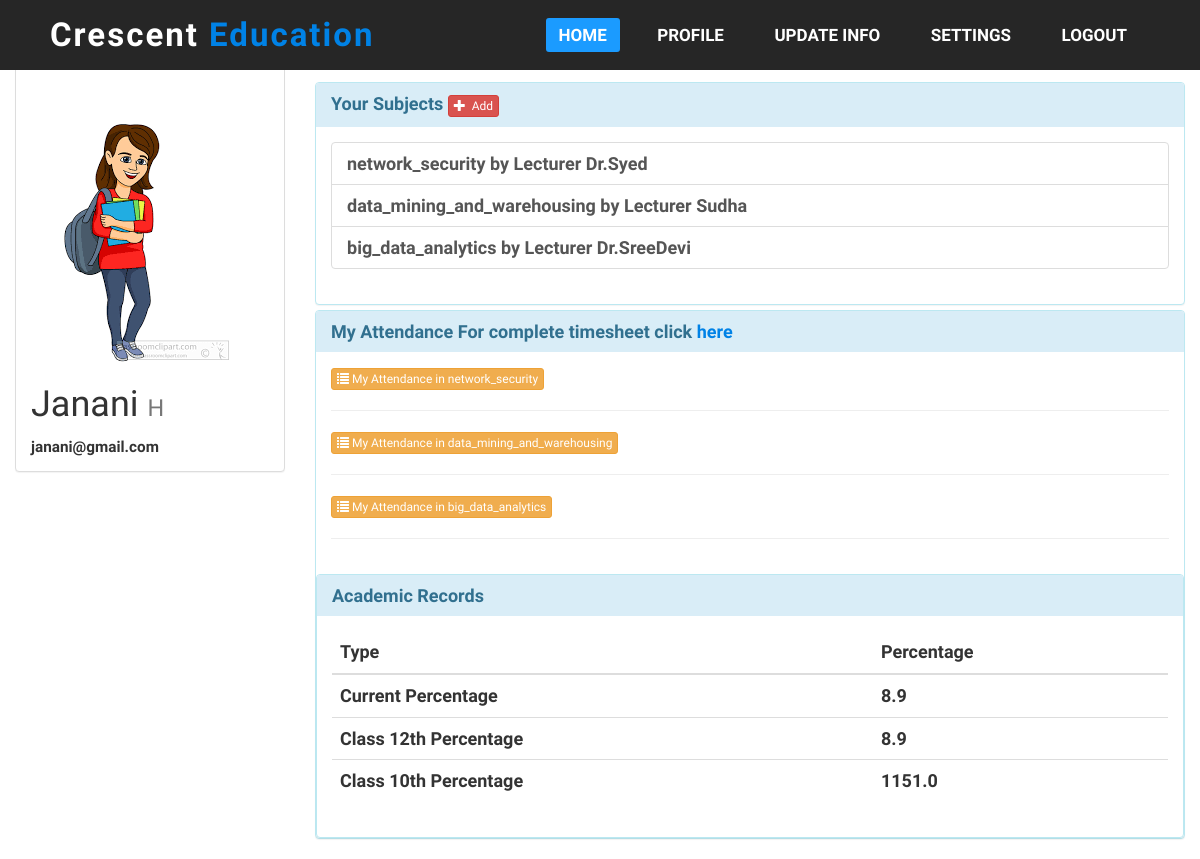
The app's page /profile (signed in) with its own data.
### SIS/models.py (models this page shows, shortened)
class Student(models.Model):
    user=models.OneToOneField(User,on_delete=models.CASCADE,null=True)
    photo=models.FileField(blank=True, null=True, verbose_name='Profile Image')
    DOB=models.DateField()
    reg = models.CharField(default=None,max_length=12,null= True)
    tenth_marks=models.FloatField(default=0,verbose_name='HSC Marks')
    inter_marks=models.FloatField(default=0,verbose_name='Current CGPA')
    current_marks=models.FloatField(default=0,verbose_name='Overall CGPA')
    branch = models.CharField(max_length=100,
        choices=(('Computer Science & Engineering','Computer Science & Engineering'),('Electrical Engineering','Electrical Engineering'),('Civil Engineering','Civil Engineering'),('Others','Others')),
        default='Computer Science & Engineering',
        )
    year = models.IntegerField(
        choices=((1,'Ist Year'),(2,'IInd Year'),(3,'IIIrd Year'),(4,'IVth Year')),
        default=1,
        )

class SelectedSubject(models.Model):
    subject=models.ForeignKey(to=Subject, related_name="studies", null=True, blank=True,on_delete=models.CASCADE)
    student=models.ForeignKey(to=Student, related_name="selected", null=True, blank=True,on_delete=models.CASCADE)
    def percentage(self):
        p,a=self.present(),self.absent()
        s=p+a
        if s!=0:
            return str(round(p*100.0/s,2))+"%"
        else:
            return 'N.A'
    def present(self):
        a=self.attendance.all()
        return a.filter(present=True).count()
    def absent(self):
        a=self.attendance.all()
        return a.filter(present=False).count()
    def eligiblity(self):
        if self.percentage()=='N.A':
            return False
        return float(self.percentage()[:-1])>60

class Subject(models.Model):
    subject_name=models.CharField(max_length=100)
    faculty=models.ForeignKey(to=Faculty, related_name="teaches", null=True, blank=True,on_delete=models.CASCADE)

class Faculty(models.Model):
    user=models.OneToOneField(User,on_delete=models.CASCADE,null=True)
    photo=models.FileField()
    specialization=models.CharField(max_length=100)

### SIS/views.py (the view)
# urls.py: url(r'^profile$', myprofile, name='profile'),
@login_required
def myprofile(request):
    return render(request,'login/profile.html',{'user':request.user,'subjects':Subject.objects.all(),'day':datetime.date.today})

### SIS/templates/login/profile.html (shortened to what this page needs)
{% extends 'base.html' %} {% block title %}{{ user.username }}{% endblock %} {% load static %} {% block body %}
<div class="container-fluid songs-container">
    <div class="row">
        <div class="col-sm-4 col-md-3">
            <div class="panel panel-default">
                {% if user.student %}
                <div class="panel-body " style="    margin-top: 10rem;">
                    <a href="{% url 'detail' user.username %}">
                                {% if user.student.photo %}
                                    <img src="{{ user.student.photo.url }}" class="img-responsive">
                                {% else %}
                                    <img src="{% static 'default.png' %}" class="img-responsive" >
                                {% endif %}
                            </a>
                    <h1>{{ user.first_name }}
                        <small>{{ user.last_name }}</small>
                    </h1>
                    <small>{{ user.email }}</small>
                </div>
                {% endif %}
            </div>
        </div>
        <div class="col-sm-8 col-md-9">
            {% if user.student %}
            <div class="well"> <img src="{% static 'student.png' %}" width="20px" height="20px"> Logged in as a <strong>Student</strong></div>
            {% include 'login/student.html' %} {% elif user.faculty %}
            <div class="well"> <img src="{% static 'faculty.png'%}" width="20px" height="20px"> Logged in as a <strong>Faculty</strong></div>
            {% include 'login/faculty.html' %} {% elif user.is_superuser %}
            <div class="well"> Logged in as a <strong>Administrator</strong></div>
            {% include 'login/admin.html' %} {% endif %}
        </div>
    </div>
</div>
{% endblock %}

### SIS/templates/login/student.html (shortened to what this page needs)
<div class="panel-group">
    <div class="panel panel-info">
        <div class="panel-heading">Your Subjects <button type="button" class="btn btn-danger btn-xs" data-toggle="modal" data-target="#subject"><span class="glyphicon glyphicon-plus"></span>&nbsp; Add</button></div>
        <div class="panel-body">
            <div class="list-group">
                {% for s in user.student.selected.all%}
                <a href="#" class="list-group-item">{{ s.subject.subject_name }} by Lecturer {{ s.subject.faculty.user.first_name }}</a> {% endfor %}
            </div>
        </div>
    </div>
    <div class="panel panel-info">
        <div class="panel-heading">My Attendance For complete timesheet click <a style="color:#0082e6;" href="{% url 'timesheet' %}">here</a></div>
        <div class="panel-body">
            {% for s in user.student.selected.all%}
            <button class='btn btn-warning btn-xs' data-toggle="collapse" data-target="#x{{ forloop.counter }}"><span class="glyphicon glyphicon-list" aria-hidden="true"></span> My Attendance in {{s.subject.subject_name}}</button><br>
            <hr>
            {% endfor %}
        </div>
        <div class="panel panel-info">
            <div class="panel-heading">
                Academic Records
            </div>
            <div class="panel-body">
                <table class="table">
                    <thead>
                        <th>Type</th>
                        <th>Percentage</th>
                    </thead>
                    <tbody>
                        <tr>
                            <td>Current Percentage</td>
                            <td>{{ user.student.current_marks }}</td>
                        </tr>
                        <tr>
                            <td>Class 12th Percentage </td>
                            <td>{{ user.student.inter_marks }}</td>
                        </tr>
                        <tr>
                            <td>Class 10th Percentage </td>
                            <td>{{ user.student.tenth_marks }}</td>
                        </tr>
                    </tbody>
                </table>
            </div>

### static/css/f.css (style rules this page uses)
:root { --color-black: #000000; --color-white: #ffffff; --color-border: #ffffff34; --font-staat: 'Staatliches', cursive; --font-os: 'Oswald', sans-serif; --font-ram: 'Rambla', sans-serif; --primary-color: #4458dc; --border-color: #141313; --box-shadow: 0px 10px 30px rgba(57, 56, 61, 0.205); }
.font-ram { font: normal bold 18px var(--font-ram); }
* { text-decoration: none; box-sizing: border-box; padding: 0; margin: 0; list-style-type: none; }
body { font-family: "poppins"; }

### records on screen
SelectedSubject: subject.subject_name "network_security", subject.faculty.user.first_name "Dr.Syed"
SelectedSubject: subject.subject_name "data_mining_and_warehousing", subject.faculty.user.first_name "Sudha"
SelectedSubject: subject.subject_name "big_data_analytics", subject.faculty.user.first_name "Dr.SreeDevi"

### other values on screen
{{ user.first_name }} "Janani"
{{ user.last_name }} "H"
{{ user.email }} "janani@gmail.com"
{{ user.student.current_marks }} "8.9"
{{ user.student.inter_marks }} "8.9"
{{ user.student.tenth_marks }} "1151.0"
